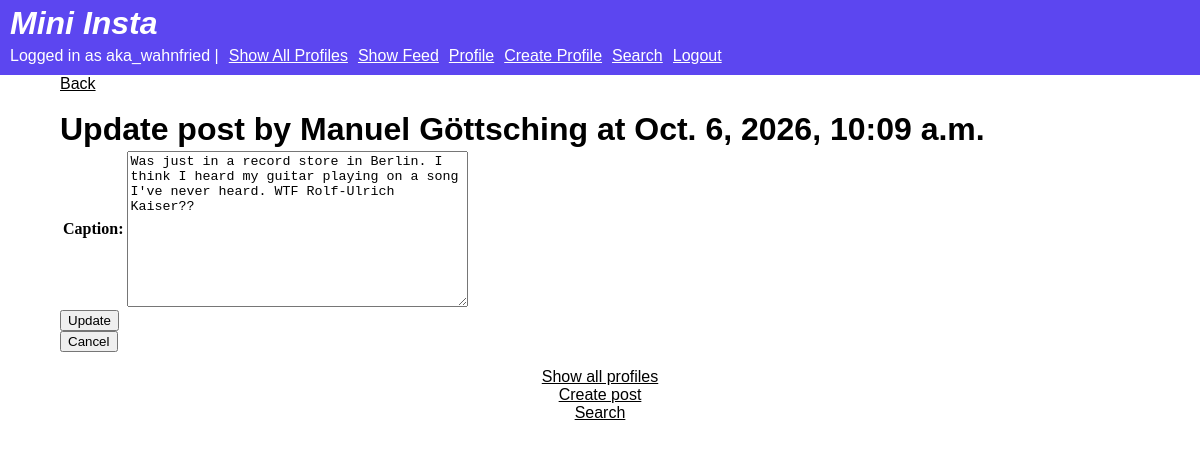
The page /mini_insta/post/2/update (signed in) on the database its author committed.
### mini_insta/models.py (models this page shows, shortened)
class Post(models.Model):
    profile = models.ForeignKey(Profile, on_delete=models.CASCADE)
    timestamp = models.DateTimeField(auto_now_add=True)
    caption = models.TextField(blank=True)

class Profile(models.Model):
    username = models.TextField(blank=True)
    display_name = models.TextField(blank=True)
    profile_image_url = models.TextField(blank=True)
    bio_text = models.TextField(blank=True)
    join_date = models.DateField(auto_now_add=True)
    user = models.OneToOneField(User, on_delete=models.CASCADE)

### mini_insta/views.py (the view, shortened to what this page needs)
# urls.py: path('post/<int:pk>/update', UpdatePostView.as_view(), name="update_post"),
class UpdatePostView(MyLoginRequiredMixin, UpdateView):
    model = Post
    form_class = UpdatePostForm
    template_name = "mini_insta/update_post_form.html"
    def get_context_data(self, **kwargs):
        context = super().get_context_data()
        pk = self.kwargs['pk']
        post = Post.objects.get(pk=pk)
        context['post'] = post
        return context

### mini_insta/forms.py
class UpdatePostForm(forms.ModelForm):
    class Meta:
        model = Post
        fields = ['caption']

### mini_insta/views.py (called while the page is built)
    def get_logged_in_profile(self):
        return Profile.objects.get(user=self.request.user)

    def get_context_data(self, **kwargs):
        context = super().get_context_data()
        context['profile'] = self.get_logged_in_profile()
        return context

### mini_insta/templates/mini_insta/update_post_form.html (shortened to what this page needs)
{% extends 'mini_insta/base.html' %}
    {% block content %}
    <main>
        <a href="{% url 'show_profile' post.profile.pk %}">
            <p>Back</p>
        </a>
        <br>
        <h1>
            Update post by {{post.profile.display_name}} at {{post.timestamp}}
        </h1>
        <form action="{% url 'update_post' post.pk %}" method="POST">
            <table>
                {{form.as_table}}
            </table>
            <input type="submit" name="submit" value="Update">
        </form>
        <form action="{% url 'show_profile' post.profile.pk %}" method="GET">
            <input type="submit" name="submit" value="Cancel">
        </form>
    </main>
    {% endblock %}

### mini_insta/templates/mini_insta/base.html (shortened to what this page needs)
{% load static %}
<html>
    <head>
        <link rel="stylesheet" href="{% static 'mini_insta/style.css' %}">
    </head>
    <body>
        <header>
            <h1>Mini Insta</h1>
            <nav>
                <ul>
                    <li>
                        {% if request.user.is_authenticated %}
                            <span>Logged in as {{request.user}} |</span>
                        {% else %}
                            <span>Not logged in. |</span>
                        {% endif %}
                    </li>
                    <li><a href="{% url 'show_all_profiles' %}">
                        Show All Profiles</a></li>
                    {% if request.user.is_authenticated %}
                        <li><a href="{% url 'show_feed' %}">
                            Show Feed</a></li>
                        <li><a href="{% url 'show_own_profile' %}">
                                Profile</a></li>
                        <li><a href="{% url 'create_profile' %}">
                                Create Profile</a></li>
                        <li><a href="{% url 'search' %}">
                            Search</a></li>
                        <li>
                            <form action="{% url 'logout' %}" method="POST">
                                <input class="logout-button" type="submit"
                                    value="Logout">
                            </form>
                        </li>
                    {% else %}
                        <li><a href="{% url 'login' %}">
                            Login</a></li>
                    {% endif %}
                </ul>
            </nav>
            <br>
        </header>
        {% block content %}
        {% endblock %}
        <footer>
            <a href="{% url 'show_all_profiles' %}">
                <p>Show all profiles</p>
            </a>
            {% if request.user.is_authenticated and profile.user == user %}
                <a href="{% url 'create_post' %}">
                    <p>Create post</p>
                </a>
                <a href="{% url 'search' %}">
                    <p>Search</p>
                </a>
            {% endif %}
        </footer>
    </body>
</html>

### static/mini_insta/style.css (style rules this page uses)
* { margin: 0; box-sizing: border-box; }
p, a, h1, h2, h3, h4, h5, h6 { font-family: Arial, sans-serif; color: black; }
header { background-color: #5c46f0; }
header h1 { padding: 5px 10px; font-family: Arial, sans-serif; font-style: italic; color: white; }
nav ul { list-style: none; padding-left: 10px; padding-bottom: 10px; }
nav ul li { color: white; font-family: Arial, sans-serif; margin: 0; padding-right: 10px; float: left; }
nav a { color: white; }
footer { margin-top: 1em; font-family: Arial, sans-serif; color: black; text-align: center; }
main { width: 90%; margin: auto; }
.logout-button { display: inline; padding: 0; background: none; border: none; color: white; cursor: pointer; font: inherit; text-decoration: underline; }

### rows shown on the page
Post: profile.display_name "Manuel Göttsching", timestamp "Oct. 6, 2026, 10:09 a.m.", caption "Was just in a record store in Berlin. I think I heard my guitar playing on a song I've never heard. WTF Rolf-Ulrich Kaiser??"

### other values the page prints
{{ request.user }} "aka_wahnfried"
